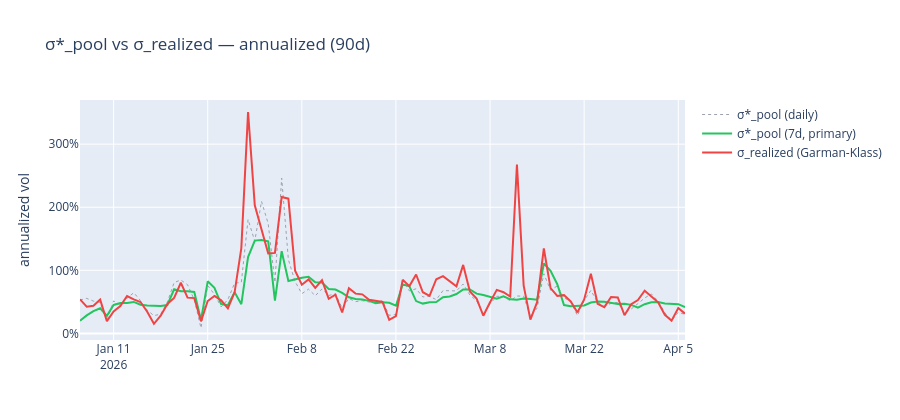

Source (notebook cell):
### Markdown cell above
## §3 — Plot: σ*_pool vs σ_realized (90d)

### Code cell
days = gsr["date"].to_list()
fig = go.Figure()
fig.add_trace(go.Scatter(x=days, y=gsr["sigma_star_pool_daily_annual"].to_list(),
                          name="σ*_pool (daily)", line=dict(color="#9ca3af", width=1, dash="dot")))
fig.add_trace(go.Scatter(x=days, y=gsr["sigma_star_pool_7d_annual"].to_list(),
                          name="σ*_pool (7d, primary)", line=dict(color="#22c55e", width=2)))
fig.add_trace(go.Scatter(x=days, y=gsr["sigma_realized_annual"].to_list(),
                          name="σ_realized (Garman-Klass)", line=dict(color="#ef4444", width=2)))
fig.update_layout(
    height=420, title_text="σ*_pool vs σ_realized — annualized (90d)",
    yaxis_title="annualized vol", yaxis_tickformat=".0%",
)
fig.show()
